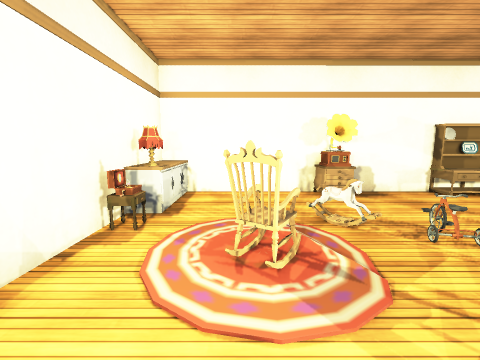
View 1 (above)

22 first-person views from a walk through a Unity game level. The camera is 1.4 m above the floor, tilts 8° down and sees 90° across. The floor is counted in squares, 1 m on a side. Each view is taken from the middle of a square. On the plan, view 1 faces up. The plan holds only what a view shows up to about 13 squares ahead; the rest is blank. The place goes on beyond the plan. The player is left out. Some animated figures are not drawn. Door leaves are left out, so doorways stand open. Some surface patterns are stand-ins.

View 2
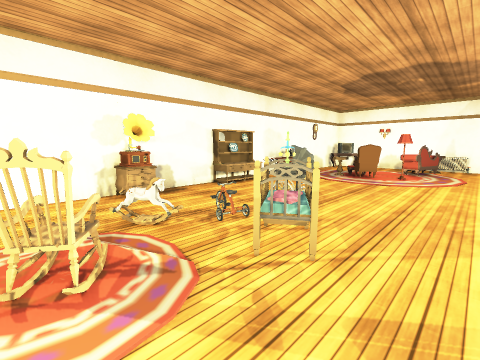

View 3
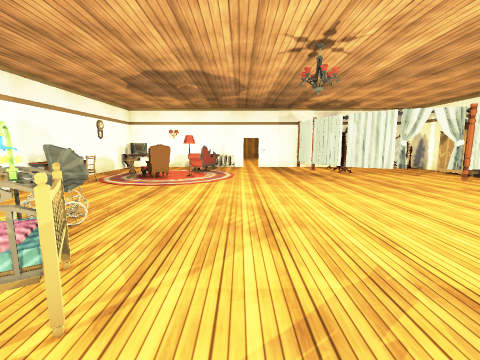

View 4
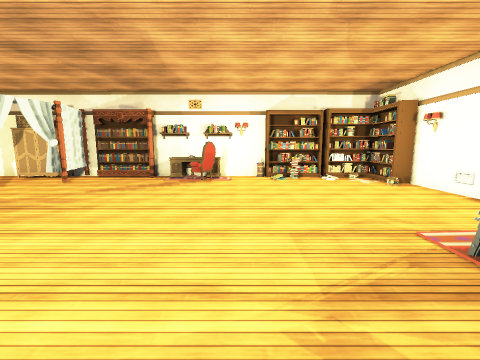

View 5
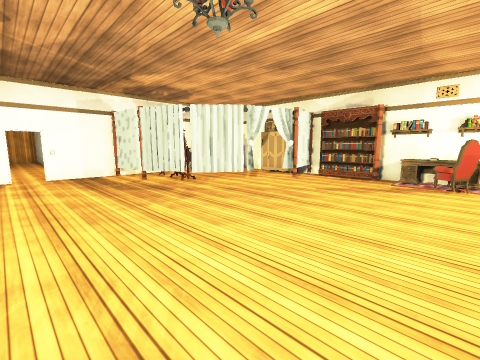

View 6
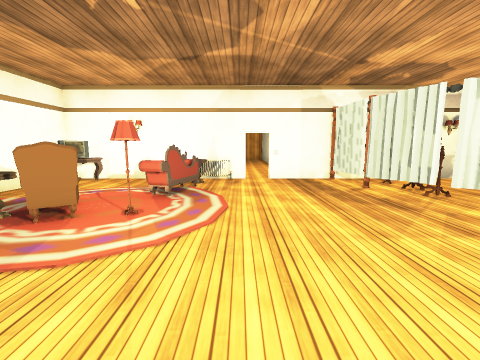

View 7
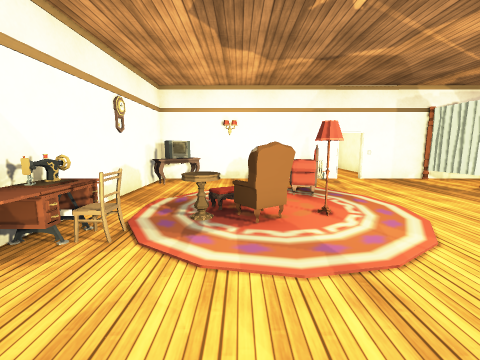

View 8
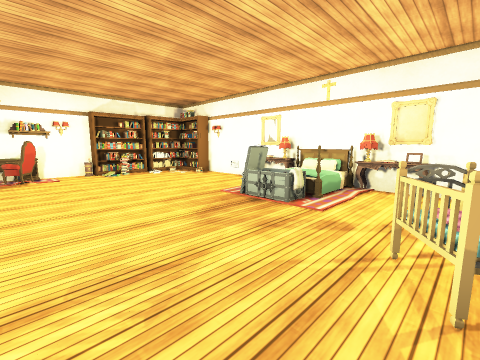

View 9
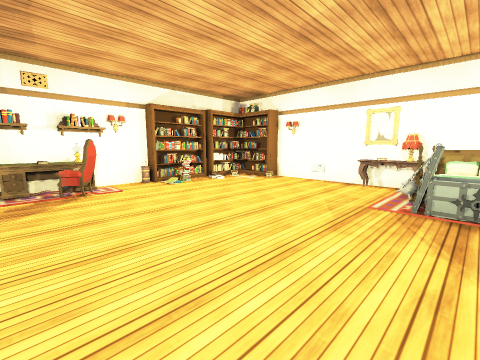

View 10
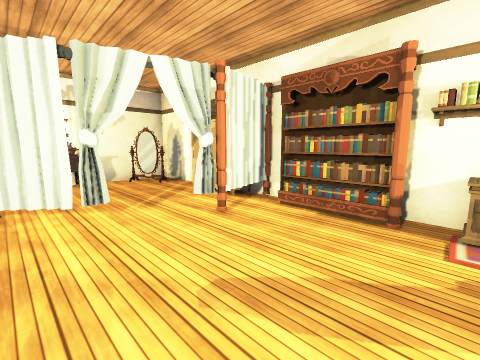

View 11
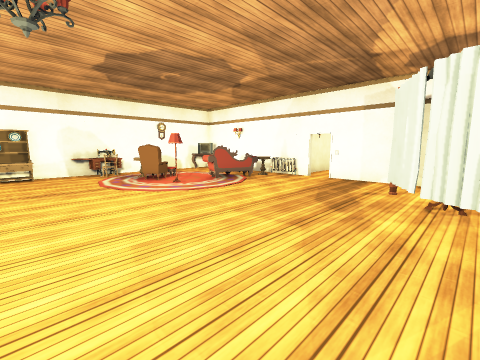

View 12
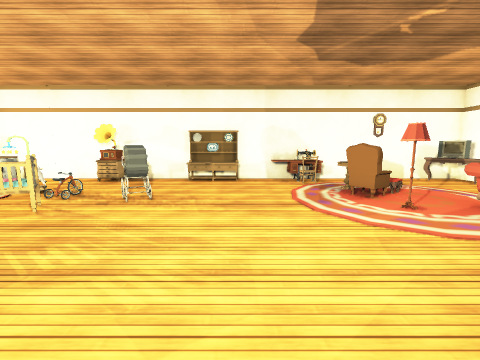

View 13
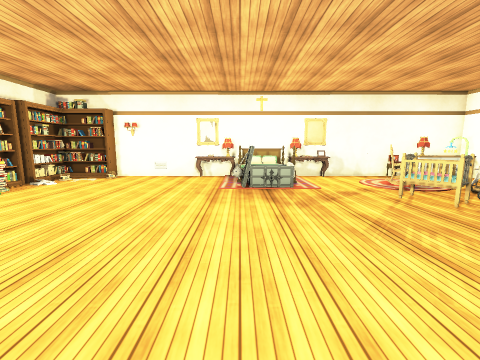

View 14
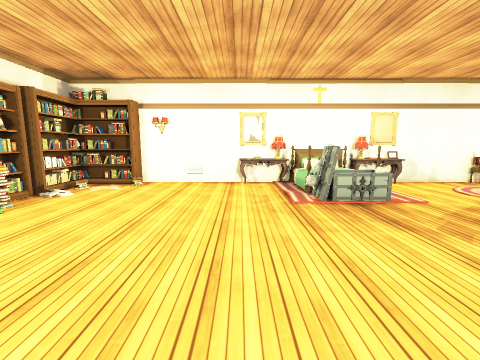

View 15
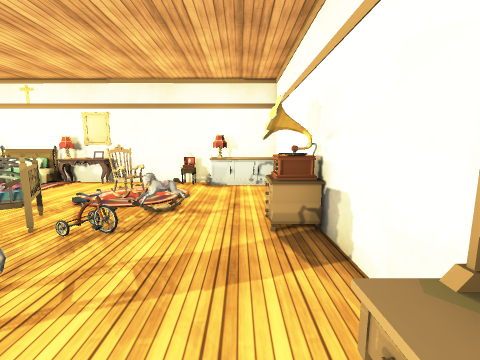

View 16
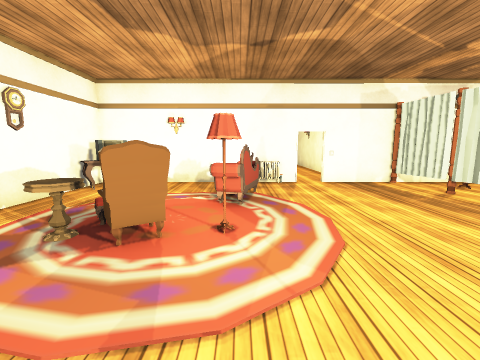

View 17
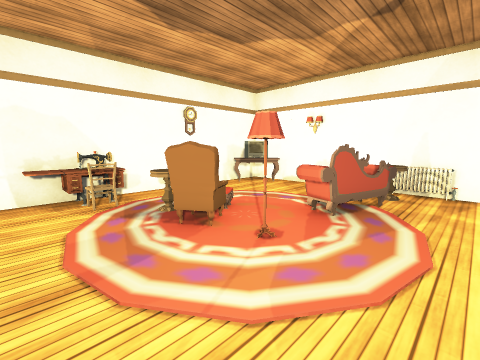

View 18
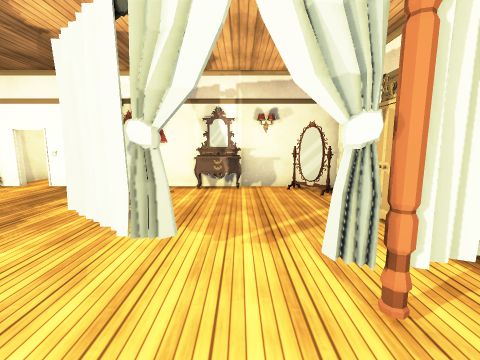

View 19
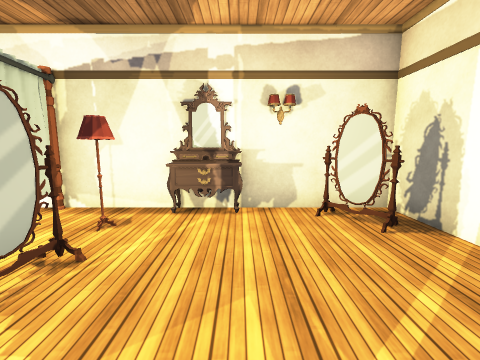

View 20
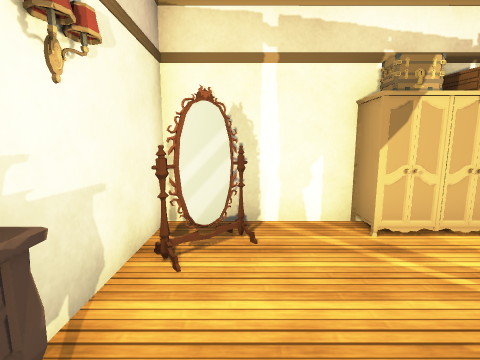

View 21
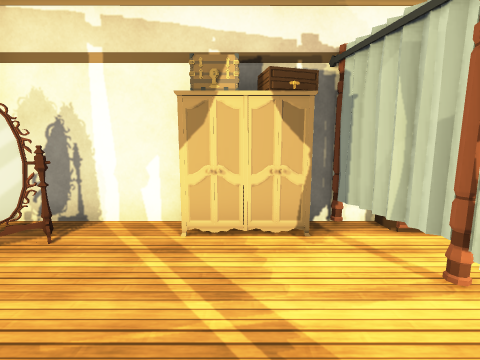

View 22
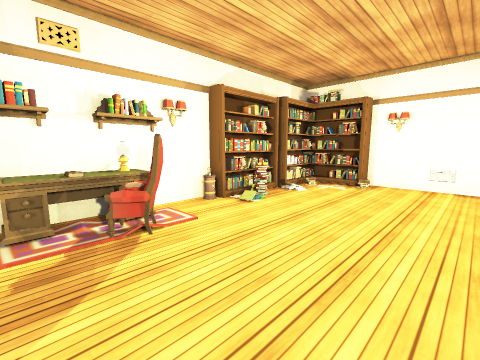

### Floor plan
Points are (right, up) in squares from view 1. A wall is a line through its corners. A room is listed if a view was taken in it or the views show most of it. See-through windows are left out.
Room 1 (views 1, 2, 3, 4, 5, 6, 7, 8, 9, 10, 11, 12, 13, 14, 15, 16, 17, 18, 19, 20, 21, 22)
walls: (7.9, -10.6) (9.1, -11.1) (10, -10.7); (8, -10.8) (10.5, -10.8); (8.5, -10.9) (8.9, -10.8) (9.5, -11) (10.1, -10.8); (8.1, -11) (8.8, -10.7); (8.8, -11) (9.5, -10.8) (10.2, -11.1); (5.9, 7.4) (-2.4, 7.4) (-2.4, -8.9); (9.6, -11.1) (10.4, -10.7); (10.6, -11.4) (11.2, -11.4); (2.8, -11.4) (10.4, -11.4); (17.8, -0.2) (17.4, -0.2) (17.4, 7.4) (7.9, 7.4); (17.4, -6.9) (17.4, -1.3); (14, -11.4) (16.2, -11.4); (16.4, -11.4) (17.4, -11.4) (17.4, -7.6)
ways out: open door at (10, -11); open door at (17.5, -1)
objects: other object (-2, -11); other object (-2, -10); bookshelf (-2, -9); other object (-2, -7); other object (-2, -5) to (-2, -4); lamp (-2, -3); lamp (-2, -1); other object (-2, 0); other object (-2, 1); other object (-2, 3); table (-2, 4); lamp (-2, 5); bench (-2, 6) to (-2, 7); other object (-1, -11); other object (0, -11); bed (0, -2); other object (0, 2) to (1, 3); bookshelf (1, -11) to (3, -11); rug (1, -3) to (1, -1); other object (2, -10); other object (2, 1) to (4, 2); rug (2, 3); other object (2, 4); other object (2, 7) to (3, 7); other object (3, 4); other object (5, -11); armchair (5, -10) to (6, -9); other object (5, 3) to (6, 4); other object (6, -11); cabinet (6, 7) to (8, 7); other object (7, -11); other object (9, 7); other object (10, 6); other object (10, 7) to (11, 7); other object (11, -11) to (11, -10); other object (11, -9); other object (11, -7) to (12, -7); rug (11, 2) to (15, 6); armchair (11, 3) to (12, 4); table (11, 4) to (12, 5); other object (12, -11) to (14, -11); other object (12, -6); lamp (12, 2); other object (13, -5) to (14, -5); sofa (13, 2) to (14, 3); other object (14, -6) to (15, -6); other object (16, -11) to (17, -10); lamp (16, -6) to (16, -5); curtain (16, -4); table (16, 1) to (16, 2); other object (16, 6); table (16, 6) to (17, 7); other object (17, -8) to (17, -7); other object (17, 1) to (17, 2)

Positions as (right, up) in squares from view 1, and headings:
1: (0, 0), facing up
2: (0, 0), facing up-right
3: (1, 0), facing right
4: (4, 0), facing down
5: (5, 0), facing down-right
6: (7, 0), facing right
7: (7, 4), facing right
8: (6, 2), facing down-left
9: (7, -2), facing down-left
10: (7, -6), facing down-right
11: (7, -6), facing up-right
12: (8, -3), facing up
13: (9, -3), facing left
14: (7, -5), facing left
15: (7, 6), facing left
16: (8, 2), facing right
17: (9, 0), facing up-right
18: (9, -8), facing right
19: (12, -8), facing right
20: (16, -7), facing down
21: (13, -7), facing down
22: (7, -6), facing down-left
